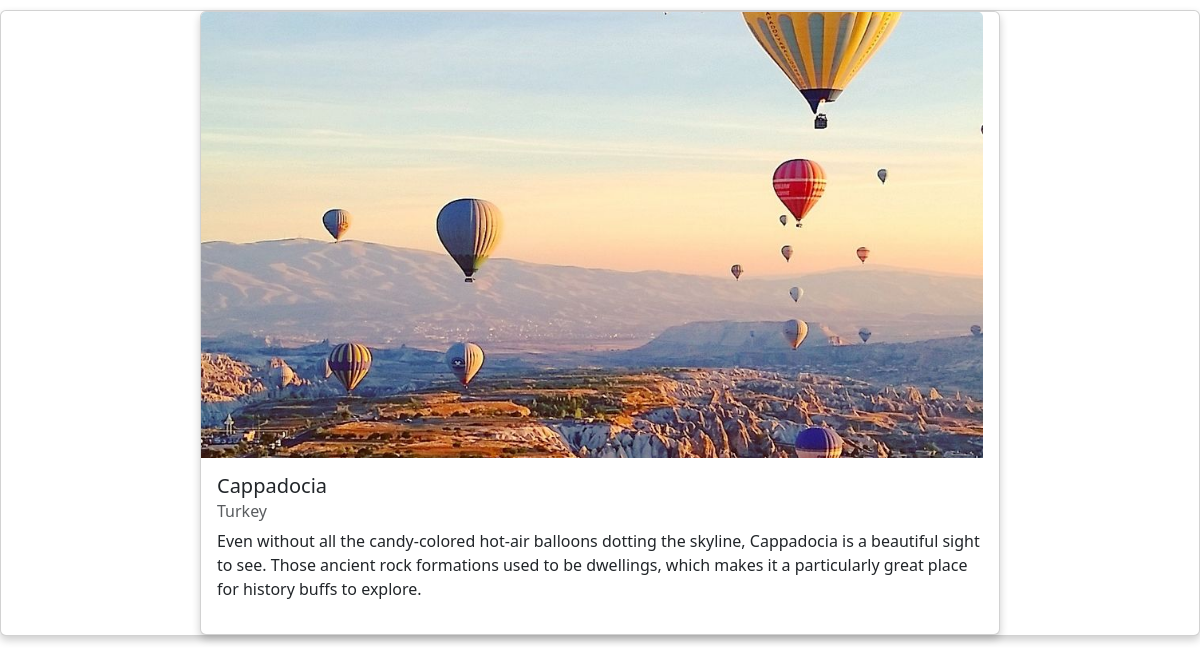
/tourguide/4, run on the app's committed database.
### planner/models.py (models this page shows, shortened)
class  Tourguide(models.Model):
    name = models.CharField(max_length=200,blank=True,null=True)
    location = models.CharField(max_length=255,blank=True,null=True)
    description = models.TextField(blank=True,null=True)
    image = models.ImageField(upload_to='images/', blank=True, null=True, default='images/default.jpg')

### planner/views.py (the view)
# urls.py: path('tourguide/<str:id>',p_views.guide_details,name='guide_details'),
def guide_details(request, id):
    buy = Tourguide.objects.get(pk = id)
    context ={
        'buy': buy,
    }
    return render(request,template_name='guide_details.html',context=context)

### template/guide_details.html (shortened to what this page needs)
<!DOCTYPE html>
<html>
<head>
    <link
      href="https://cdn.jsdelivr.net/npm/bootstrap@5.3.3/dist/css/bootstrap.min.css"
      rel="stylesheet"
    />
</head>
<body>
      <div style="padding: 5px"></div>
      <div class="row justify-content-center">
        <div class="row-lg-6">
          <div class="card mb-3">
            {% if buy %}
            <div class="card mx-auto" style="max-width: 50rem">
              <div
                class="card-image-container"
                style="height: 445.58px; width: 782px; overflow: hidden"
              >
                <img
                  src="{{buy.image.url}}"
                  class="card-img-top"
                  style="object-fit: cover; height: 100%; width: 100%"
                  alt="..."
                />
              </div>
              <div class="card-body">
                <div class="d-flex justify-content-between align-items-center mb-2">
                  <h5 class="card-title mb-0">{{ buy.name }}</h5>
                </div>
                <h6 class="card-subtitle mb-2 text-muted">{{ buy.location }}</h6>
                <p class="card-text">{{buy.description }}</p>
              </div>
              <div class="card-footer bg-transparent border-white">
              </div>
            </div>
            {% endif %}
          </div>
        </div>
      </div>
</body>
</html>

### template/guide_details.html (style rules this page uses)
.card { box-shadow: 0 4px 8px rgba(0, 0, 0, 0.2); }

### data on the page
Tourguide: image (picture), name "Cappadocia", location "Turkey", description "Even without all the candy-colored hot-air balloons dotting the skyline, Cappadocia is a beautiful sight to see. Those ancient rock formations used to be dwellings, which makes it a particularly great place for history buffs to explore."
